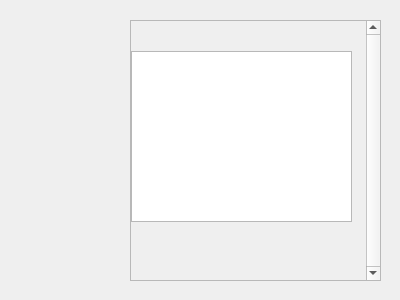
<?xml version="1.0" encoding="UTF-8"?>
<ui version="4.0">
 <class>Form</class>
 <widget class="QWidget" name="Form">
  <property name="geometry">
   <rect>
    <x>0</x>
    <y>0</y>
    <width>400</width>
    <height>300</height>
   </rect>
  </property>
  <property name="windowTitle">
   <string>Form</string>
  </property>
  <widget class="QScrollArea" name="scrollArea">
   <property name="geometry">
    <rect>
     <x>130</x>
     <y>20</y>
     <width>251</width>
     <height>261</height>
    </rect>
   </property>
   <property name="verticalScrollBarPolicy">
    <enum>Qt::ScrollBarAlwaysOn</enum>
   </property>
   <property name="horizontalScrollBarPolicy">
    <enum>Qt::ScrollBarAlwaysOff</enum>
   </property>
   <property name="widgetResizable">
    <bool>false</bool>
   </property>
   <widget class="QWidget" name="scrollAreaWidgetContents">
    <property name="geometry">
     <rect>
      <x>0</x>
      <y>0</y>
      <width>249</width>
      <height>259</height>
     </rect>
    </property>
    <widget class="PlotWidget" name="graphicsView">
     <property name="geometry">
      <rect>
       <x>0</x>
       <y>30</y>
       <width>221</width>
       <height>171</height>
      </rect>
     </property>
    </widget>
   </widget>
  </widget>
 </widget>
 <customwidgets>
  <customwidget>
   <class>PlotWidget</class>
   <extends>QGraphicsView</extends>
   <header>pyqtgraph</header>
  </customwidget>
 </customwidgets>
 <resources/>
 <connections/>
</ui>
